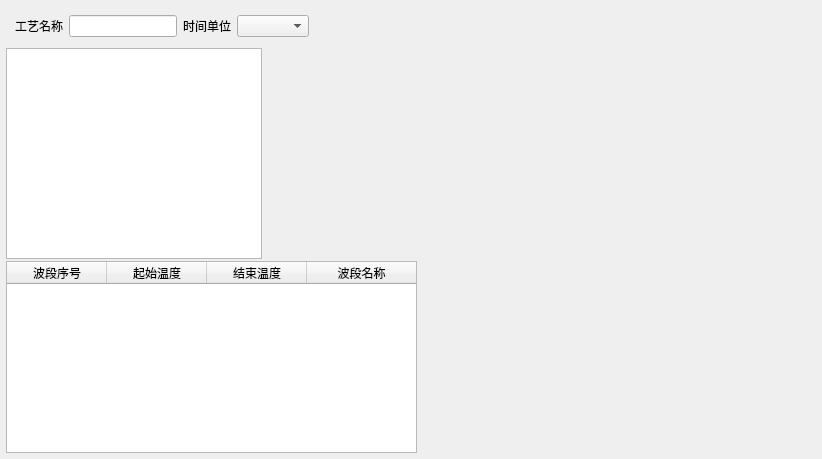
<?xml version="1.0" encoding="UTF-8"?>
<ui version="4.0">
 <class>DialogProgressHandle</class>
 <widget class="QWidget" name="DialogProgressHandle">
  <property name="geometry">
   <rect>
    <x>0</x>
    <y>0</y>
    <width>822</width>
    <height>459</height>
   </rect>
  </property>
  <property name="windowTitle">
   <string>Dialog</string>
  </property>
  <layout class="QGridLayout" name="gridLayout_2">
   <property name="leftMargin">
    <number>6</number>
   </property>
   <property name="topMargin">
    <number>6</number>
   </property>
   <property name="rightMargin">
    <number>6</number>
   </property>
   <property name="bottomMargin">
    <number>6</number>
   </property>
   <property name="horizontalSpacing">
    <number>6</number>
   </property>
   <property name="verticalSpacing">
    <number>2</number>
   </property>
   <item row="3" column="0">
    <widget class="QStackedWidget" name="stackedWidget">
     <widget class="QWidget" name="page_wave1">
      <layout class="QGridLayout" name="gridLayout_5">
       <property name="leftMargin">
        <number>0</number>
       </property>
       <property name="topMargin">
        <number>0</number>
       </property>
       <property name="rightMargin">
        <number>0</number>
       </property>
       <property name="bottomMargin">
        <number>0</number>
       </property>
       <property name="spacing">
        <number>0</number>
       </property>
       <item row="0" column="0">
        <layout class="QGridLayout" name="gridLayout_1">
         <property name="spacing">
          <number>0</number>
         </property>
         <item row="0" column="0" colspan="2">
          <widget class="FormHeaderTable" name="widget_HeaderTable_1" native="true">
           <property name="sizePolicy">
            <sizepolicy hsizetype="Expanding" vsizetype="Fixed">
             <horstretch>0</horstretch>
             <verstretch>0</verstretch>
            </sizepolicy>
           </property>
          </widget>
         </item>
         <item row="1" column="1">
          <widget class="FormDataTable" name="widget_DataTable_1" native="true"/>
         </item>
         <item row="1" column="0">
          <widget class="QListWidget" name="listWidget_ProgressType_1">
           <property name="sizePolicy">
            <sizepolicy hsizetype="Minimum" vsizetype="Expanding">
             <horstretch>0</horstretch>
             <verstretch>0</verstretch>
            </sizepolicy>
           </property>
           <property name="horizontalScrollBarPolicy">
            <enum>Qt::ScrollBarAsNeeded</enum>
           </property>
          </widget>
         </item>
        </layout>
       </item>
      </layout>
     </widget>
     <widget class="QWidget" name="page_wave2">
      <layout class="QGridLayout" name="gridLayout_6">
       <property name="leftMargin">
        <number>0</number>
       </property>
       <property name="topMargin">
        <number>0</number>
       </property>
       <property name="rightMargin">
        <number>0</number>
       </property>
       <property name="bottomMargin">
        <number>0</number>
       </property>
       <property name="spacing">
        <number>0</number>
       </property>
       <item row="0" column="0">
        <layout class="QGridLayout" name="gridLayout_3">
         <property name="spacing">
          <number>0</number>
         </property>
         <item row="0" column="0" colspan="2">
          <widget class="FormHeaderTable" name="widget_HeaderTable_2" native="true">
           <property name="sizePolicy">
            <sizepolicy hsizetype="Expanding" vsizetype="Fixed">
             <horstretch>0</horstretch>
             <verstretch>0</verstretch>
            </sizepolicy>
           </property>
          </widget>
         </item>
         <item row="1" column="1">
          <widget class="FormDataTable" name="widget_DataTable_2" native="true"/>
         </item>
         <item row="1" column="0">
          <widget class="QListWidget" name="listWidget_ProgressType_2">
           <property name="sizePolicy">
            <sizepolicy hsizetype="Minimum" vsizetype="Expanding">
             <horstretch>0</horstretch>
             <verstretch>0</verstretch>
            </sizepolicy>
           </property>
           <property name="horizontalScrollBarPolicy">
            <enum>Qt::ScrollBarAsNeeded</enum>
           </property>
          </widget>
         </item>
        </layout>
       </item>
      </layout>
     </widget>
     <widget class="QWidget" name="page_wave3">
      <layout class="QGridLayout" name="gridLayout_7">
       <property name="leftMargin">
        <number>0</number>
       </property>
       <property name="topMargin">
        <number>0</number>
       </property>
       <property name="rightMargin">
        <number>0</number>
       </property>
       <property name="bottomMargin">
        <number>0</number>
       </property>
       <property name="spacing">
        <number>0</number>
       </property>
       <item row="0" column="0">
        <layout class="QGridLayout" name="gridLayout_4">
         <property name="spacing">
          <number>0</number>
         </property>
         <item row="0" column="0" colspan="2">
          <widget class="FormHeaderTable" name="widget_HeaderTable_3" native="true">
           <property name="sizePolicy">
            <sizepolicy hsizetype="Expanding" vsizetype="Fixed">
             <horstretch>0</horstretch>
             <verstretch>0</verstretch>
            </sizepolicy>
           </property>
          </widget>
         </item>
         <item row="1" column="1">
          <widget class="FormDataTable" name="widget_DataTable_3" native="true"/>
         </item>
         <item row="1" column="0">
          <widget class="QListWidget" name="listWidget_ProgressType_3">
           <property name="sizePolicy">
            <sizepolicy hsizetype="Minimum" vsizetype="Expanding">
             <horstretch>0</horstretch>
             <verstretch>0</verstretch>
            </sizepolicy>
           </property>
           <property name="horizontalScrollBarPolicy">
            <enum>Qt::ScrollBarAsNeeded</enum>
           </property>
          </widget>
         </item>
        </layout>
       </item>
      </layout>
     </widget>
    </widget>
   </item>
   <item row="4" column="0" colspan="3">
    <widget class="QTableWidget" name="tableWidget_wave">
     <property name="sizePolicy">
      <sizepolicy hsizetype="Preferred" vsizetype="Fixed">
       <horstretch>0</horstretch>
       <verstretch>0</verstretch>
      </sizepolicy>
     </property>
     <property name="selectionMode">
      <enum>QAbstractItemView::SingleSelection</enum>
     </property>
     <property name="selectionBehavior">
      <enum>QAbstractItemView::SelectRows</enum>
     </property>
     <attribute name="horizontalHeaderStretchLastSection">
      <bool>true</bool>
     </attribute>
     <column>
      <property name="text">
       <string>波段序号</string>
      </property>
     </column>
     <column>
      <property name="text">
       <string>起始温度</string>
      </property>
     </column>
     <column>
      <property name="text">
       <string>结束温度</string>
      </property>
     </column>
     <column>
      <property name="text">
       <string>波段名称</string>
      </property>
     </column>
    </widget>
   </item>
   <item row="1" column="0" colspan="2">
    <widget class="QWidget" name="widget" native="true">
     <layout class="QHBoxLayout" name="horizontalLayout_2">
      <item>
       <widget class="QLabel" name="label">
        <property name="text">
         <string>工艺名称</string>
        </property>
       </widget>
      </item>
      <item>
       <widget class="QLineEdit" name="lineEdit_name">
        <property name="sizePolicy">
         <sizepolicy hsizetype="Preferred" vsizetype="Fixed">
          <horstretch>0</horstretch>
          <verstretch>0</verstretch>
         </sizepolicy>
        </property>
       </widget>
      </item>
      <item>
       <widget class="QLabel" name="label_3">
        <property name="text">
         <string>时间单位</string>
        </property>
       </widget>
      </item>
      <item>
       <widget class="QComboBox" name="comboBox_TimeUnit"/>
      </item>
      <item>
       <spacer name="horizontalSpacer_2">
        <property name="orientation">
         <enum>Qt::Horizontal</enum>
        </property>
        <property name="sizeHint" stdset="0">
         <size>
          <width>40</width>
          <height>20</height>
         </size>
        </property>
       </spacer>
      </item>
     </layout>
    </widget>
   </item>
   <item row="4" column="3">
    <spacer name="horizontalSpacer">
     <property name="orientation">
      <enum>Qt::Horizontal</enum>
     </property>
     <property name="sizeHint" stdset="0">
      <size>
       <width>40</width>
       <height>20</height>
      </size>
     </property>
    </spacer>
   </item>
  </layout>
 </widget>
 <customwidgets>
  <customwidget>
   <class>FormHeaderTable</class>
   <extends>QWidget</extends>
   <header location="global">formheadertable.h</header>
   <container>1</container>
  </customwidget>
  <customwidget>
   <class>FormDataTable</class>
   <extends>QWidget</extends>
   <header location="global">formdatatable.h</header>
   <container>1</container>
  </customwidget>
 </customwidgets>
 <resources/>
 <connections/>
</ui>
